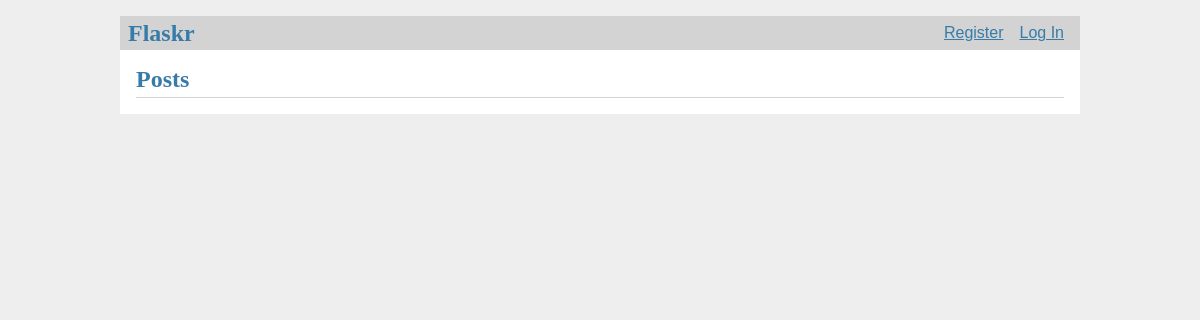
Before: / with the older database file.
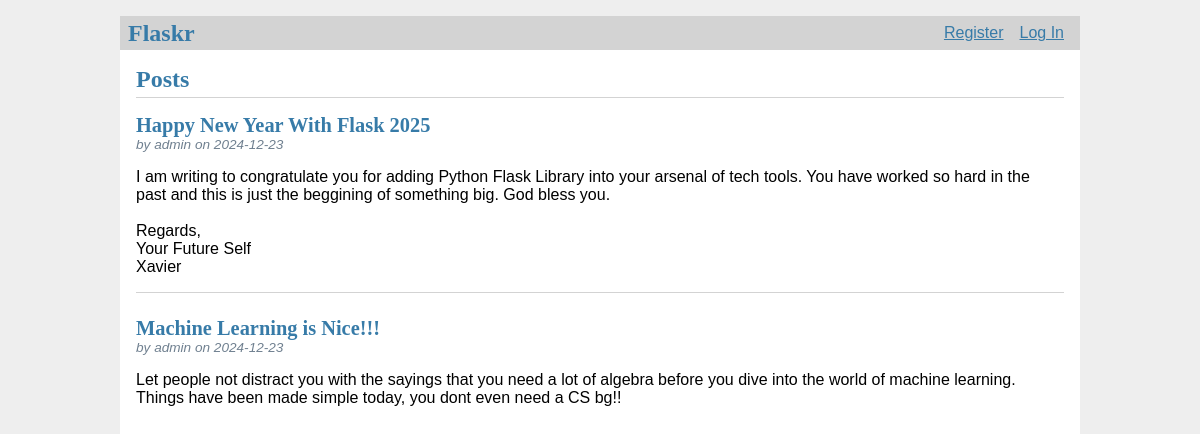
After: the same page with the newer database file.
### tables this page shows
CREATE TABLE post (
  id INTEGER PRIMARY KEY AUTOINCREMENT,
  author_id INTEGER NOT NULL,
  created TIMESTAMP NOT NULL DEFAULT CURRENT_TIMESTAMP,
  title TEXT NOT NULL,
  body TEXT NOT NULL,
  FOREIGN KEY (author_id) REFERENCES user (id)
);

CREATE TABLE user (
  id INTEGER PRIMARY KEY AUTOINCREMENT,
  username TEXT UNIQUE NOT NULL,
  password TEXT NOT NULL
);

### flaskr/blog.py (the view)
@bp.route('/')
def index():
    db = get_db()
    posts = db.execute(
        'SELECT p.id, title, body, created, author_id, username'
        ' FROM post p JOIN user u ON p.author_id = u.id'
        ' ORDER BY created DESC'
    ).fetchall()
    return render_template('blog/index.html', posts=posts)

### flaskr/auth.py (called while the page is built)
@bp.before_app_request
def load_logged_in_user():
    user_id = session.get('user_id')
    if user_id is None:
        g.user = None
    else:
        g.user = get_db().execute(
            'SELECT * FROM user WHERE id = ?', (user_id,)
        ).fetchone()

### flaskr/db.py (called while the page is built)
def get_db():
    if 'db' not in g:
        g.db = sqlite3.connect(
            current_app.config['DATABASE'],
            detect_types=sqlite3.PARSE_DECLTYPES
        )
        g.db.row_factory = sqlite3.Row
    return g.db

### flaskr/templates/blog/index.html (shortened to what this page needs)
{% extends 'base.html' %}
{% block header %}
  <h1>{% block title %}Posts{% endblock %}</h1>
{% endblock %}
{% block content %}
  {% for post in posts %}
    <article class="post">
      <header>
        <div>
          <h1>{{ post['title'] }}</h1>
          <div class="about">by {{ post['username'] }} on {{ post['created'].strftime('%Y-%m-%d') }}</div>
        </div>
      </header>
      <p class="body">{{ post['body'] }}</p>
    </article>
    {% if not loop.last %}
      <hr>
    {% endif %}
  {% endfor %}
{% endblock %}

### flaskr/templates/base.html (shortened to what this page needs)
<!doctype html>
<link rel="stylesheet" href="{{ url_for('static', filename='style.css') }}">
<nav>
  <h1>Flaskr</h1>
  <ul>
    {% if g.user %}
      <li><span>{{ g.user['username'] }}</span>
      <li><a href="{{ url_for('auth.logout') }}">Log Out</a>
    {% else %}
      <li><a href="{{ url_for('auth.register') }}">Register</a>
      <li><a href="{{ url_for('auth.login') }}">Log In</a>
    {% endif %}
  </ul>
</nav>
<section class="content">
  <header>
    {% block header %}{% endblock %}
  </header>
  {% block content %}{% endblock %}
</section>

### flaskr/static/style.css (style rules this page uses)
h1 { font-family: serif; color: #377ba8; margin: 1rem 0; }
a { color: #377ba8; }
hr { border: none; border-top: 1px solid lightgray; }
nav { background: lightgray; display: flex; align-items: center; padding: 0 0.5rem; }
nav h1 { flex: auto; margin: 0; }
nav ul { display: flex; list-style: none; margin: 0; padding: 0; }
nav ul li a, nav ul li span, header .action { display: block; padding: 0.5rem; }
.content { padding: 0 1rem 1rem; }
.content > header { border-bottom: 1px solid lightgray; display: flex; align-items: flex-end; }
.content > header h1 { flex: auto; margin: 1rem 0 0.25rem 0; }
.post > header { display: flex; align-items: flex-end; font-size: 0.85em; }
.post > header > div:first-of-type { flex: auto; }
.post > header h1 { font-size: 1.5em; margin-bottom: 0; }
.post .about { color: slategray; font-style: italic; }
.post .body { white-space: pre-line; }
.content:last-child { margin-bottom: 0; }

Changed rows visible on the page:
added post: title "Happy New Year With Flask 2025", username "admin", created "2024-12-23", body "I am writing to congratulate you for adding Python Flask Library into your arsenal of tech tools. You have worked so hard in the past and this is just the beggining of something big. God bless you. Regards, Your Future Self Xavier"
added post: title "Machine Learning is Nice!!!", username "admin", created "2024-12-23", body "Let people not distract you with the sayings that you need a lot of algebra before you dive into the world of machine learning. Things have been made simple today, you dont even need a CS bg!!"
